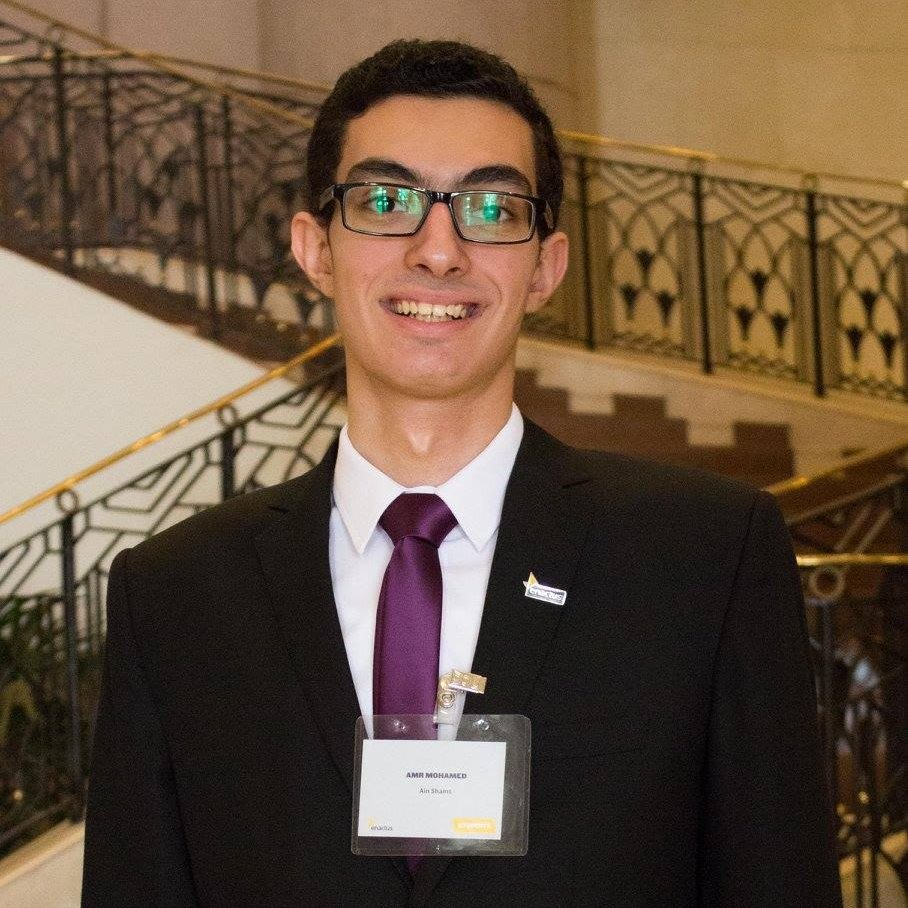
#> input picture project_1/Amr.jpg, 908 x 908 px
$ python gotham.py   (older library calls are emulated)
#> lines starting #> are read from the running program, lines starting #| are printed output that depends on the picture

import skimage
from skimage import io, filters
import matplotlib.pyplot as plt
import skimage
from skimage import io
from skimage import filters
import numpy as np
import matplotlib

matplotlib.rcParams['xtick.major.size'] = 0
matplotlib.rcParams['ytick.major.size'] = 0
matplotlib.rcParams['xtick.labelsize'] = 0
matplotlib.rcParams['ytick.labelsize'] = 0
#chnageeeeee2222333333
l =list()
def channel_adjust(channel, values):
    orig_size = channel.shape
    flat_channel = channel.flatten()
    adjusted = np.interp(flat_channel, np.linspace(0, 1, len(values)), values)
    return adjusted.reshape(orig_size)
original_image = skimage.img_as_float(io.imread("Amr.jpg"))
r = original_image[:, :, 0]
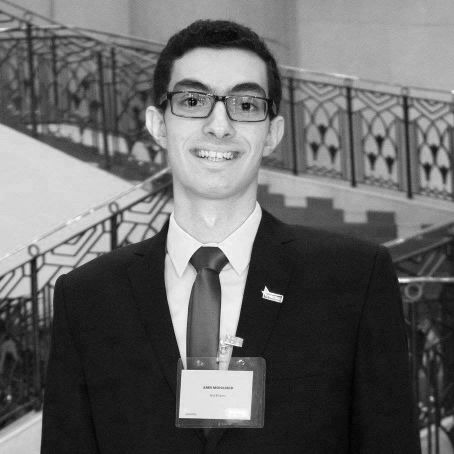
#> r: shape (908, 908) float64 (shown at 1/2 size); min 0, max 1, mean 0.402
b = original_image[:, :, 2]
r_boost_lower = channel_adjust(r, [
    0, 0.05, 0.1, 0.2, 0.3,
    0.5, 0.7, 0.8, 0.9,
    0.95, 1.0])
#> in channel_adjust, `return adjusted.reshape(orig_size)`:
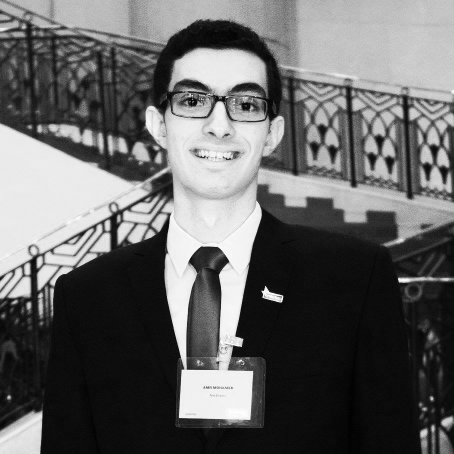
#> returned value: shape (908, 908) float64 (shown at 1/2 size); min 0, max 1, mean 0.395
b_more = np.clip(b + 0.03, 0, 1.0)
merged = np.stack([r_boost_lower, original_image[:, :, 1], b_more], axis=2)
blurred = filters.gaussian(merged, sigma=10, multichannel=True)
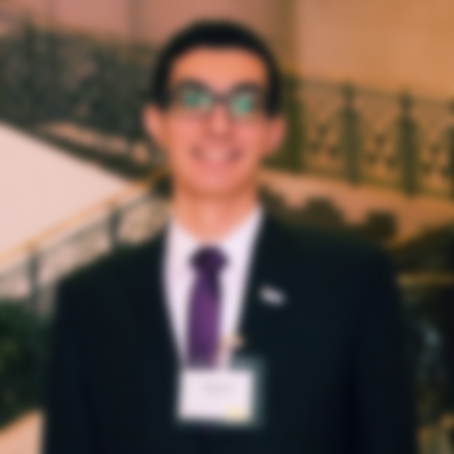
#> blurred: shape (908, 908, 3) float64 (shown at 1/2 size); mean R, G, B 0.395, 0.322, 0.278
final = np.clip(merged * 1.3 - blurred * 0.3, 0, 1.0)
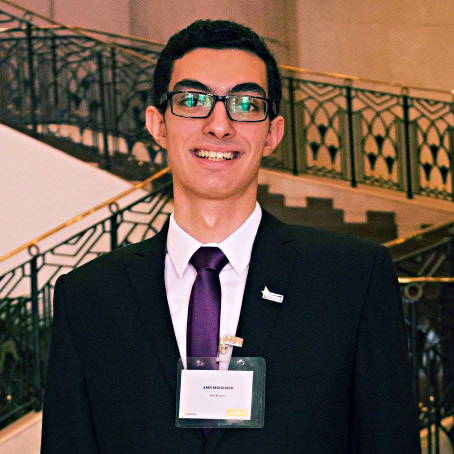
#> final: shape (908, 908, 3) float64 (shown at 1/2 size); mean R, G, B 0.395, 0.322, 0.278
b = final[:, :, 2]
b_adjusted = channel_adjust(b, [
    0, 0.047, 0.118, 0.251, 0.318,
    0.392, 0.42, 0.439, 0.475,
    0.561, 0.58, 0.627, 0.671,
    0.733, 0.847, 0.925, 1])
#> in channel_adjust (call 2), `return adjusted.reshape(orig_size)`:
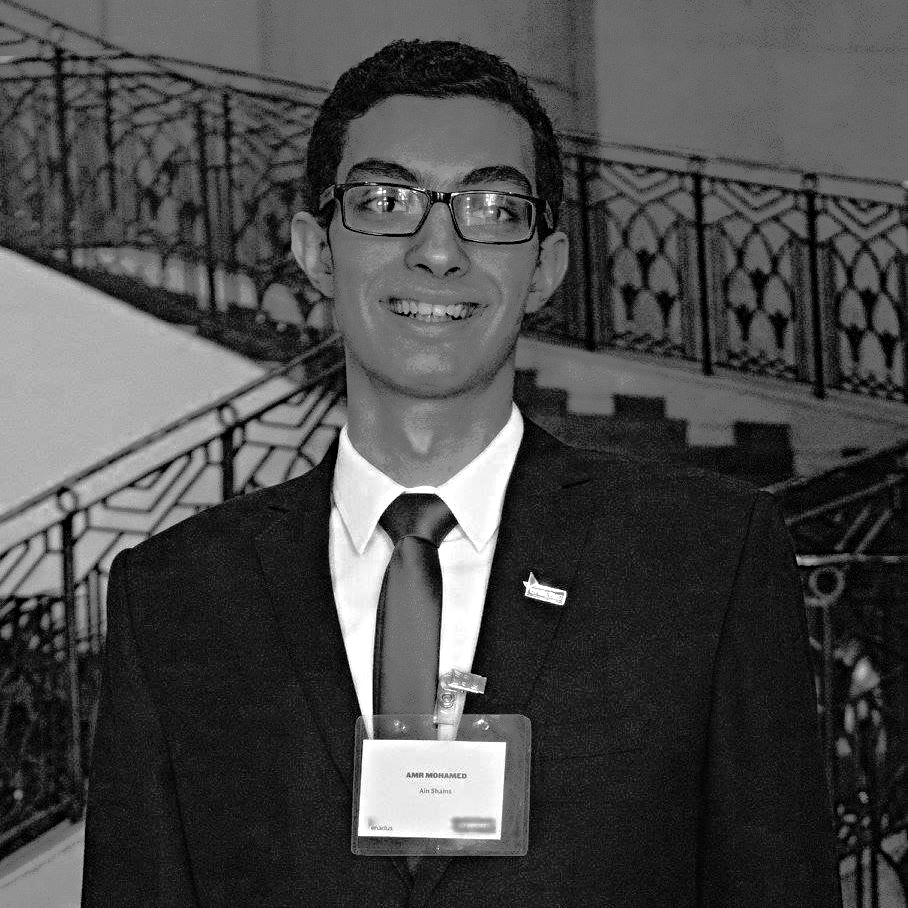
#> returned value: shape (908, 908) float64; min 0, max 1, mean 0.288
final[:, :, 2] = b_adjusted
plt.imshow(final)
plt.show()
nam= 'Amr'
na='ds'
#> (the run stopped early here; a loop or call above may not have finished)

$ run again, with project_1/Andrew.jpg copied over project_1/Amr.jpg
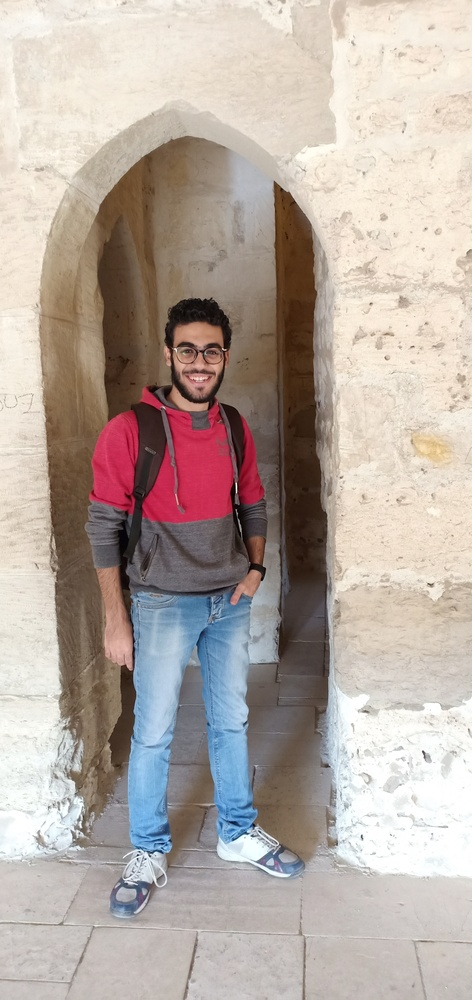
#> input picture project_1/Andrew.jpg, 472 x 1000 px, shrunk from 2176 x 4608 before the run
#> in channel_adjust (call 2), `return adjusted.reshape(orig_size)`:
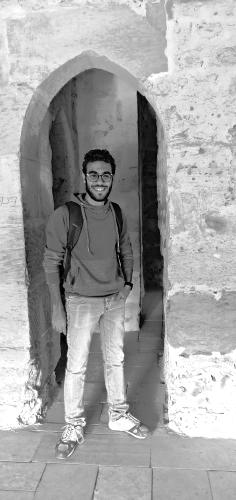
#> returned value: shape (1000, 472) float64 (shown at 1/2 size); min 0, max 1, mean 0.646
#> `final[:, :, 2] = b_adjusted`:
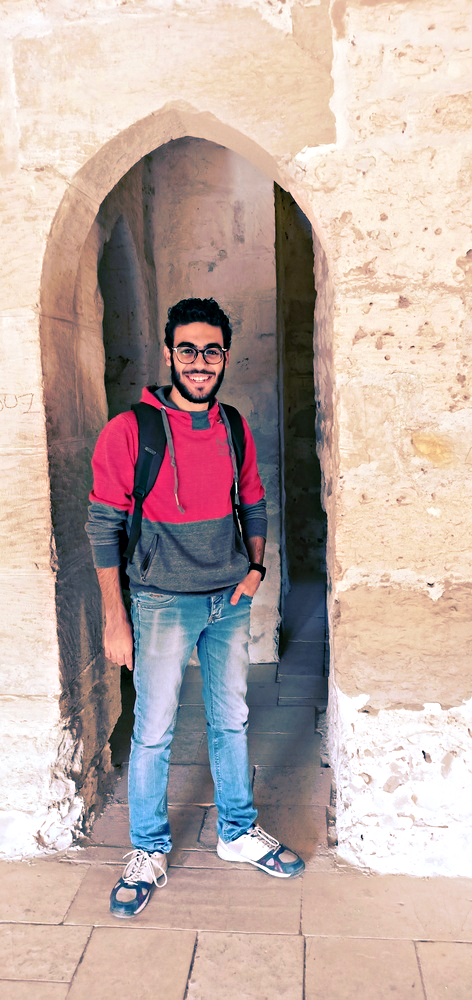
#> final: shape (1000, 472, 3) float64; mean R, G, B 0.743, 0.668, 0.646

$ run again, with project_1/Andrewformal.jpg copied over project_1/Amr.jpg
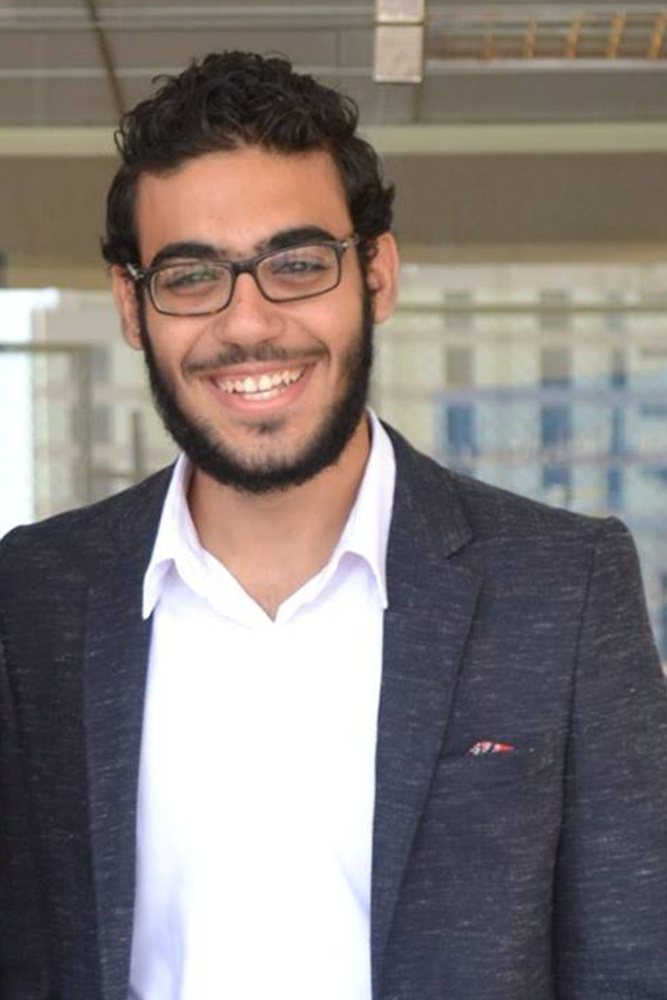
#> input picture project_1/Andrewformal.jpg, 667 x 1000 px, shrunk from 1200 x 1800 before the run
#> `blurred = filters.gaussian(merged, sigma=10, multichannel=True)`:
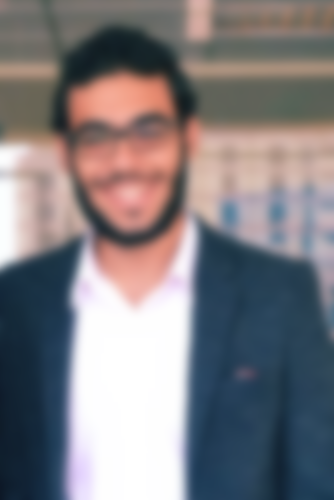
#> blurred: shape (1000, 667, 3) float64 (shown at 1/2 size); mean R, G, B 0.506, 0.492, 0.509
#> in channel_adjust (call 2), `return adjusted.reshape(orig_size)`:
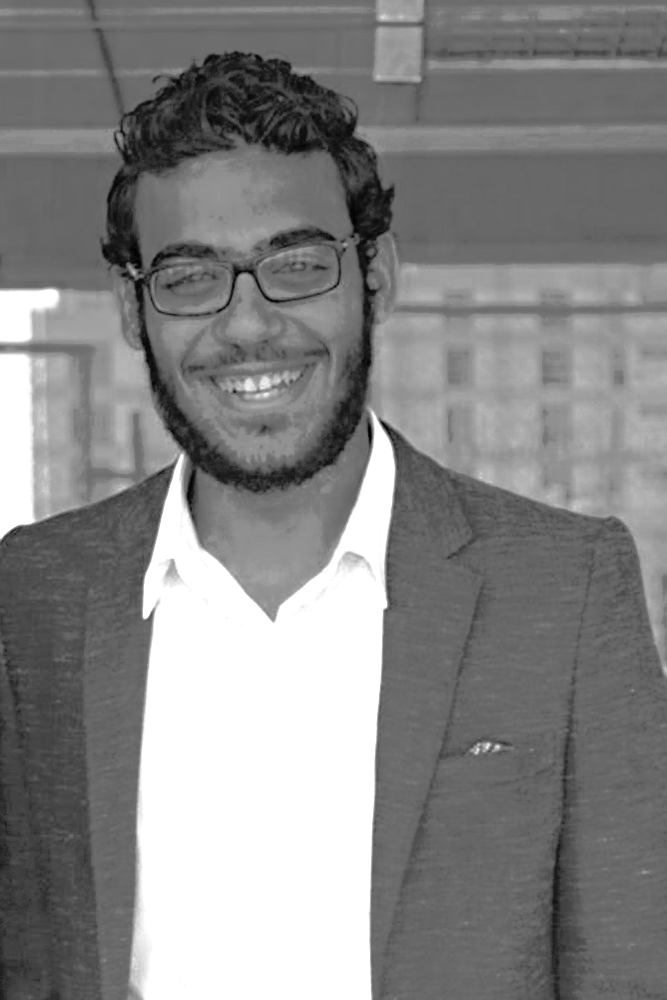
#> returned value: shape (1000, 667) float64; min 0, max 1, mean 0.527
